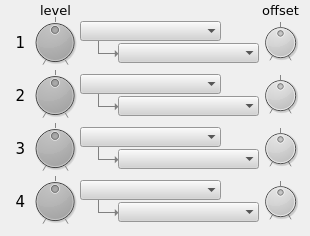
    <widget class="QWidget" name="mod_A">
     <attribute name="title">
      <string>modA</string>
     </attribute>
     <widget class="QDial" name="mod_1_level">
      <property name="geometry">
       <rect>
        <x>30</x>
        <y>17</y>
        <width>50</width>
        <height>51</height>
       </rect>
      </property>
      <property name="styleSheet">
       <string notr="true">background-color:darkgrey</string>
      </property>
      <property name="minimum">
       <number>-1000</number>
      </property>
      <property name="maximum">
       <number>1000</number>
      </property>
      <property name="notchTarget">
       <double>500.000000000000000</double>
      </property>
      <property name="notchesVisible">
       <bool>true</bool>
      </property>
     </widget>
     <widget class="QDial" name="mod_1_offset">
      <property name="geometry">
       <rect>
        <x>260</x>
        <y>17</y>
        <width>41</width>
        <height>51</height>
       </rect>
      </property>
      <property name="styleSheet">
       <string notr="true">background-color:lightgrey</string>
      </property>
      <property name="minimum">
       <number>-1000</number>
      </property>
      <property name="maximum">
       <number>1000</number>
      </property>
      <property name="notchTarget">
       <double>500.000000000000000</double>
      </property>
      <property name="notchesVisible">
       <bool>true</bool>
      </property>
     </widget>
     <widget class="QLabel" name="label_mod_1">
      <property name="geometry">
       <rect>
        <x>10</x>
        <y>27</y>
        <width>21</width>
        <height>31</height>
       </rect>
      </property>
      <property name="font">
       <font>
        <family>DejaVu Sans</family>
        <pointsize>11</pointsize>
        <weight>50</weight>
        <bold>false</bold>
       </font>
      </property>
      <property name="styleSheet">
       <string notr="true"/>
      </property>
      <property name="text">
       <string>1</string>
      </property>
      <property name="alignment">
       <set>Qt::AlignCenter</set>
      </property>
     </widget>
     <widget class="QComboBox" name="mod_1_source">
      <property name="geometry">
       <rect>
        <x>80</x>
        <y>21</y>
        <width>141</width>
        <height>20</height>
       </rect>
      </property>
      <property name="font">
       <font>
        <family>DejaVu Sans Mono</family>
        <pointsize>8</pointsize>
       </font>
      </property>
      <property name="acceptDrops">
       <bool>false</bool>
      </property>
      <property name="toolTip">
       <string>&lt;html&gt;&lt;head/&gt;&lt;body&gt;&lt;p&gt;sync route&lt;/p&gt;&lt;/body&gt;&lt;/html&gt;</string>
      </property>
      <property name="styleSheet">
       <string notr="true">background-color:lightgrey</string>
      </property>
      <property name="iconSize">
       <size>
        <width>8</width>
        <height>16</height>
       </size>
      </property>
      <property name="duplicatesEnabled">
       <bool>false</bool>
      </property>
      <property name="frame">
       <bool>false</bool>
      </property>
     </widget>
     <widget class="QComboBox" name="mod_1_dest">
      <property name="geometry">
       <rect>
        <x>118</x>
        <y>43</y>
        <width>141</width>
        <height>20</height>
       </rect>
      </property>
      <property name="font">
       <font>
        <family>DejaVu Sans Mono</family>
        <pointsize>8</pointsize>
       </font>
      </property>
      <property name="acceptDrops">
       <bool>false</bool>
      </property>
      <property name="toolTip">
       <string>&lt;html&gt;&lt;head/&gt;&lt;body&gt;&lt;p&gt;sync route&lt;/p&gt;&lt;/body&gt;&lt;/html&gt;</string>
      </property>
      <property name="styleSheet">
       <string notr="true">background-color:lightgrey</string>
      </property>
      <property name="iconSize">
       <size>
        <width>8</width>
        <height>16</height>
       </size>
      </property>
      <property name="duplicatesEnabled">
       <bool>false</bool>
      </property>
      <property name="frame">
       <bool>false</bool>
      </property>
     </widget>
     <widget class="Line" name="line_2">
      <property name="geometry">
       <rect>
        <x>90</x>
        <y>33</y>
        <width>16</width>
        <height>21</height>
       </rect>
      </property>
      <property name="styleSheet">
       <string notr="true">color:grey</string>
      </property>
      <property name="frameShadow">
       <enum>QFrame::Plain</enum>
      </property>
      <property name="orientation">
       <enum>Qt::Vertical</enum>
      </property>
     </widget>
     <widget class="Line" name="line_8">
      <property name="geometry">
       <rect>
        <x>99</x>
        <y>43</y>
        <width>21</width>
        <height>20</height>
       </rect>
      </property>
      <property name="styleSheet">
       <string notr="true">color:grey</string>
      </property>
      <property name="frameShadow">
       <enum>QFrame::Plain</enum>
      </property>
      <property name="orientation">
       <enum>Qt::Horizontal</enum>
      </property>
     </widget>
     <widget class="QLabel" name="label_modA_level">
      <property name="geometry">
       <rect>
        <x>30</x>
        <y>0</y>
        <width>51</width>
        <height>21</height>
       </rect>
      </property>
      <property name="font">
       <font>
        <family>DejaVu Sans</family>
        <pointsize>10</pointsize>
        <weight>50</weight>
        <bold>false</bold>
       </font>
      </property>
      <property name="styleSheet">
       <string notr="true"/>
      </property>
      <property name="text">
       <string>level</string>
      </property>
      <property name="alignment">
       <set>Qt::AlignCenter</set>
      </property>
     </widget>
     <widget class="QLabel" name="label_modA_offset">
      <property name="geometry">
       <rect>
        <x>260</x>
        <y>0</y>
        <width>41</width>
        <height>21</height>
       </rect>
      </property>
      <property name="font">
       <font>
        <family>DejaVu Sans</family>
        <pointsize>10</pointsize>
        <weight>50</weight>
        <bold>false</bold>
       </font>
      </property>
      <property name="styleSheet">
       <string notr="true"/>
      </property>
      <property name="text">
       <string>offset</string>
      </property>
      <property name="alignment">
       <set>Qt::AlignCenter</set>
      </property>
     </widget>
     <widget class="QLabel" name="label_mod_2">
      <property name="geometry">
       <rect>
        <x>10</x>
        <y>80</y>
        <width>21</width>
        <height>31</height>
       </rect>
      </property>
      <property name="font">
       <font>
        <family>DejaVu Sans</family>
        <pointsize>11</pointsize>
        <weight>50</weight>
        <bold>false</bold>
       </font>
      </property>
      <property name="styleSheet">
       <string notr="true"/>
      </property>
      <property name="text">
       <string>2</string>
      </property>
      <property name="alignment">
       <set>Qt::AlignCenter</set>
      </property>
     </widget>
     <widget class="Line" name="line_9">
      <property name="geometry">
       <rect>
        <x>99</x>
        <y>96</y>
        <width>21</width>
        <height>20</height>
       </rect>
      </property>
      <property name="styleSheet">
       <string notr="true">color:grey</string>
      </property>
      <property name="frameShadow">
       <enum>QFrame::Plain</enum>
      </property>
      <property name="orientation">
       <enum>Qt::Horizontal</enum>
      </property>
     </widget>
     <widget class="Line" name="line_16">
      <property name="geometry">
       <rect>
        <x>90</x>
        <y>86</y>
        <width>16</width>
        <height>21</height>
       </rect>
      </property>
      <property name="styleSheet">
       <string notr="true">color:grey</string>
      </property>
      <property name="frameShadow">
       <enum>QFrame::Plain</enum>
      </property>
      <property name="orientation">
       <enum>Qt::Vertical</enum>
      </property>
     </widget>
     <widget class="QComboBox" name="mod_2_dest">
      <property name="geometry">
       <rect>
        <x>118</x>
        <y>96</y>
        <width>141</width>
        <height>20</height>
       </rect>
      </property>
      <property name="font">
       <font>
        <family>DejaVu Sans Mono</family>
        <pointsize>8</pointsize>
       </font>
      </property>
      <property name="acceptDrops">
       <bool>false</bool>
      </property>
      <property name="toolTip">
       <string>&lt;html&gt;&lt;head/&gt;&lt;body&gt;&lt;p&gt;sync route&lt;/p&gt;&lt;/body&gt;&lt;/html&gt;</string>
      </property>
      <property name="styleSheet">
       <string notr="true">background-color:lightgrey</string>
      </property>
      <property name="iconSize">
       <size>
        <width>8</width>
        <height>16</height>
       </size>
      </property>
      <property name="duplicatesEnabled">
       <bool>false</bool>
      </property>
      <property name="frame">
       <bool>false</bool>
      </property>
     </widget>
     <widget class="QComboBox" name="mod_2_source">
      <property name="geometry">
       <rect>
        <x>80</x>
        <y>74</y>
        <width>141</width>
        <height>20</height>
       </rect>
      </property>
      <property name="font">
       <font>
        <family>DejaVu Sans Mono</family>
        <pointsize>8</pointsize>
       </font>
      </property>
      <property name="acceptDrops">
       <bool>false</bool>
      </property>
      <property name="toolTip">
       <string>&lt;html&gt;&lt;head/&gt;&lt;body&gt;&lt;p&gt;sync route&lt;/p&gt;&lt;/body&gt;&lt;/html&gt;</string>
      </property>
      <property name="styleSheet">
       <string notr="true">background-color:lightgrey</string>
      </property>
      <property name="iconSize">
       <size>
        <width>8</width>
        <height>16</height>
       </size>
      </property>
      <property name="duplicatesEnabled">
       <bool>false</bool>
      </property>
      <property name="frame">
       <bool>false</bool>
      </property>
     </widget>
     <widget class="QDial" name="mod_2_level">
      <property name="geometry">
       <rect>
        <x>30</x>
        <y>70</y>
        <width>50</width>
        <height>51</height>
       </rect>
      </property>
      <property name="styleSheet">
       <string notr="true">background-color:darkgrey</string>
      </property>
      <property name="minimum">
       <number>-1000</number>
      </property>
      <property name="maximum">
       <number>1000</number>
      </property>
      <property name="notchTarget">
       <double>500.000000000000000</double>
      </property>
      <property name="notchesVisible">
       <bool>true</bool>
      </property>
     </widget>
     <widget class="QDial" name="mod_2_offset">
      <property name="geometry">
       <rect>
        <x>260</x>
        <y>70</y>
        <width>41</width>
        <height>51</height>
       </rect>
      </property>
      <property name="styleSheet">
       <string notr="true">background-color:lightgrey</string>
      </property>
      <property name="minimum">
       <number>-1000</number>
      </property>
      <property name="maximum">
       <number>1000</number>
      </property>
      <property name="notchTarget">
       <double>500.000000000000000</double>
      </property>
      <property name="notchesVisible">
       <bool>true</bool>
      </property>
     </widget>
     <widget class="QLabel" name="label_mod_3">
      <property name="geometry">
       <rect>
        <x>10</x>
        <y>133</y>
        <width>21</width>
        <height>31</height>
       </rect>
      </property>
      <property name="font">
       <font>
        <family>DejaVu Sans</family>
        <pointsize>11</pointsize>
        <weight>50</weight>
        <bold>false</bold>
       </font>
      </property>
      <property name="styleSheet">
       <string notr="true"/>
      </property>
      <property name="text">
       <string>3</string>
      </property>
      <property name="alignment">
       <set>Qt::AlignCenter</set>
      </property>
     </widget>
     <widget class="Line" name="line_17">
      <property name="geometry">
       <rect>
        <x>99</x>
        <y>149</y>
        <width>21</width>
        <height>20</height>
       </rect>
      </property>
      <property name="styleSheet">
       <string notr="true">color:grey</string>
      </property>
      <property name="frameShadow">
       <enum>QFrame::Plain</enum>
      </property>
      <property name="orientation">
       <enum>Qt::Horizontal</enum>
      </property>
     </widget>
     <widget class="Line" name="line_18">
      <property name="geometry">
       <rect>
        <x>90</x>
        <y>139</y>
        <width>16</width>
        <height>21</height>
       </rect>
      </property>
      <property name="styleSheet">
       <string notr="true">color:grey</string>
      </property>
      <property name="frameShadow">
       <enum>QFrame::Plain</enum>
      </property>
      <property name="orientation">
       <enum>Qt::Vertical</enum>
      </property>
     </widget>
     <widget class="QComboBox" name="mod_3_dest">
      <property name="geometry">
       <rect>
        <x>118</x>
        <y>149</y>
        <width>141</width>
        <height>20</height>
       </rect>
      </property>
      <property name="font">
       <font>
        <family>DejaVu Sans Mono</family>
        <pointsize>8</pointsize>
       </font>
      </property>
      <property name="acceptDrops">
       <bool>false</bool>
      </property>
      <property name="toolTip">
       <string>&lt;html&gt;&lt;head/&gt;&lt;body&gt;&lt;p&gt;sync route&lt;/p&gt;&lt;/body&gt;&lt;/html&gt;</string>
      </property>
      <property name="styleSheet">
       <string notr="true">background-color:lightgrey</string>
      </property>
      <property name="iconSize">
       <size>
        <width>8</width>
        <height>16</height>
       </size>
      </property>
      <property name="duplicatesEnabled">
       <bool>false</bool>
      </property>
      <property name="frame">
       <bool>false</bool>
      </property>
     </widget>
     <widget class="QComboBox" name="mod_3_source">
      <property name="geometry">
       <rect>
        <x>80</x>
        <y>127</y>
        <width>141</width>
        <height>20</height>
       </rect>
      </property>
      <property name="font">
       <font>
        <family>DejaVu Sans Mono</family>
        <pointsize>8</pointsize>
       </font>
      </property>
      <property name="acceptDrops">
       <bool>false</bool>
      </property>
      <property name="toolTip">
       <string>&lt;html&gt;&lt;head/&gt;&lt;body&gt;&lt;p&gt;sync route&lt;/p&gt;&lt;/body&gt;&lt;/html&gt;</string>
      </property>
      <property name="styleSheet">
       <string notr="true">background-color:lightgrey</string>
      </property>
      <property name="iconSize">
       <size>
        <width>8</width>
        <height>16</height>
       </size>
      </property>
      <property name="duplicatesEnabled">
       <bool>false</bool>
      </property>
      <property name="frame">
       <bool>false</bool>
      </property>
     </widget>
     <widget class="QDial" name="mod_3_level">
      <property name="geometry">
       <rect>
        <x>30</x>
        <y>123</y>
        <width>50</width>
        <height>51</height>
       </rect>
      </property>
      <property name="styleSheet">
       <string notr="true">background-color:darkgrey</string>
      </property>
      <property name="minimum">
       <number>-1000</number>
      </property>
      <property name="maximum">
       <number>1000</number>
      </property>
      <property name="notchTarget">
       <double>500.000000000000000</double>
      </property>
      <property name="notchesVisible">
       <bool>true</bool>
      </property>
     </widget>
     <widget class="QDial" name="mod_3_offset">
      <property name="geometry">
       <rect>
        <x>260</x>
        <y>123</y>
        <width>41</width>
        <height>51</height>
       </rect>
      </property>
      <property name="styleSheet">
       <string notr="true">background-color:lightgrey</string>
      </property>
      <property name="minimum">
       <number>-1000</number>
      </property>
      <property name="maximum">
       <number>1000</number>
      </property>
      <property name="notchTarget">
       <double>500.000000000000000</double>
      </property>
      <property name="notchesVisible">
       <bool>true</bool>
      </property>
     </widget>
     <widget class="QDial" name="mod_4_offset">
      <property name="geometry">
       <rect>
        <x>260</x>
        <y>176</y>
        <width>41</width>
        <height>51</height>
       </rect>
      </property>
      <property name="styleSheet">
       <string notr="true">background-color:lightgrey</string>
      </property>
      <property name="minimum">
       <number>-1000</number>
      </property>
      <property name="maximum">
       <number>1000</number>
      </property>
      <property name="notchTarget">
       <double>500.000000000000000</double>
      </property>
      <property name="notchesVisible">
       <bool>true</bool>
      </property>
     </widget>
     <widget class="Line" name="line_19">
      <property name="geometry">
       <rect>
        <x>90</x>
        <y>192</y>
        <width>16</width>
        <height>21</height>
       </rect>
      </property>
      <property name="styleSheet">
       <string notr="true">color:grey</string>
      </property>
      <property name="frameShadow">
       <enum>QFrame::Plain</enum>
      </property>
      <property name="orientation">
       <enum>Qt::Vertical</enum>
      </property>
     </widget>
     <widget class="QComboBox" name="mod_4_dest">
      <property name="geometry">
       <rect>
        <x>118</x>
        <y>202</y>
        <width>141</width>
        <height>20</height>
       </rect>
      </property>
      <property name="font">
       <font>
        <family>DejaVu Sans Mono</family>
        <pointsize>8</pointsize>
       </font>
      </property>
      <property name="acceptDrops">
       <bool>false</bool>
      </property>
      <property name="toolTip">
       <string>&lt;html&gt;&lt;head/&gt;&lt;body&gt;&lt;p&gt;sync route&lt;/p&gt;&lt;/body&gt;&lt;/html&gt;</string>
      </property>
      <property name="styleSheet">
       <string notr="true">background-color:lightgrey</string>
      </property>
      <property name="iconSize">
       <size>
        <width>8</width>
        <height>16</height>
       </size>
      </property>
      <property name="duplicatesEnabled">
       <bool>false</bool>
      </property>
      <property name="frame">
       <bool>false</bool>
      </property>
     </widget>
     <widget class="QLabel" name="label_mod_4">
      <property name="geometry">
       <rect>
        <x>10</x>
        <y>186</y>
        <width>21</width>
        <height>31</height>
       </rect>
      </property>
      <property name="font">
       <font>
        <family>DejaVu Sans</family>
        <pointsize>11</pointsize>
        <weight>50</weight>
        <bold>false</bold>
       </font>
      </property>
      <property name="styleSheet">
       <string notr="true"/>
      </property>
      <property name="text">
       <string>4</string>
      </property>
      <property name="alignment">
       <set>Qt::AlignCenter</set>
      </property>
     </widget>
     <widget class="Line" name="line_20">
      <property name="geometry">
       <rect>
        <x>99</x>
        <y>202</y>
        <width>21</width>
        <height>20</height>
       </rect>
      </property>
      <property name="styleSheet">
       <string notr="true">color:grey</string>
      </property>
      <property name="frameShadow">
       <enum>QFrame::Plain</enum>
      </property>
      <property name="orientation">
       <enum>Qt::Horizontal</enum>
      </property>
     </widget>
     <widget class="QDial" name="mod_4_level">
      <property name="geometry">
       <rect>
        <x>30</x>
        <y>176</y>
        <width>50</width>
        <height>51</height>
       </rect>
      </property>
      <property name="styleSheet">
       <string notr="true">background-color:darkgrey</string>
      </property>
      <property name="minimum">
       <number>-1000</number>
      </property>
      <property name="maximum">
       <number>1000</number>
      </property>
      <property name="notchTarget">
       <double>500.000000000000000</double>
      </property>
      <property name="notchesVisible">
       <bool>true</bool>
      </property>
     </widget>
     <widget class="QComboBox" name="mod_4_source">
      <property name="geometry">
       <rect>
        <x>80</x>
        <y>180</y>
        <width>141</width>
        <height>20</height>
       </rect>
      </property>
      <property name="font">
       <font>
        <family>DejaVu Sans Mono</family>
        <pointsize>8</pointsize>
       </font>
      </property>
      <property name="acceptDrops">
       <bool>false</bool>
      </property>
      <property name="toolTip">
       <string>&lt;html&gt;&lt;head/&gt;&lt;body&gt;&lt;p&gt;sync route&lt;/p&gt;&lt;/body&gt;&lt;/html&gt;</string>
      </property>
      <property name="styleSheet">
       <string notr="true">background-color:lightgrey</string>
      </property>
      <property name="iconSize">
       <size>
        <width>8</width>
        <height>16</height>
       </size>
      </property>
      <property name="duplicatesEnabled">
       <bool>false</bool>
      </property>
      <property name="frame">
       <bool>false</bool>
      </property>
     </widget>
     <widget class="QLabel" name="label">
      <property name="geometry">
       <rect>
        <x>105</x>
        <y>45</y>
        <width>16</width>
        <height>17</height>
       </rect>
      </property>
      <property name="font">
       <font>
        <family>DejaVu Sans</family>
        <pointsize>13</pointsize>
       </font>
      </property>
      <property name="autoFillBackground">
       <bool>false</bool>
      </property>
      <property name="styleSheet">
       <string notr="true">background:transparent; color:grey</string>
      </property>
      <property name="text">
       <string>➝</string>
      </property>
     </widget>
     <widget class="QLabel" name="label_2">
      <property name="geometry">
       <rect>
        <x>105</x>
        <y>98</y>
        <width>16</width>
        <height>17</height>
       </rect>
      </property>
      <property name="font">
       <font>
        <family>DejaVu Sans</family>
        <pointsize>13</pointsize>
       </font>
      </property>
      <property name="autoFillBackground">
       <bool>false</bool>
      </property>
      <property name="styleSheet">
       <string notr="true">background:transparent; color:grey</string>
      </property>
      <property name="text">
       <string>➝</string>
      </property>
     </widget>
     <widget class="QLabel" name="label_3">
      <property name="geometry">
       <rect>
        <x>105</x>
        <y>151</y>
        <width>16</width>
        <height>17</height>
       </rect>
      </property>
      <property name="font">
       <font>
        <family>DejaVu Sans</family>
        <pointsize>13</pointsize>
       </font>
      </property>
      <property name="autoFillBackground">
       <bool>false</bool>
      </property>
      <property name="styleSheet">
       <string notr="true">background:transparent; color:grey</string>
      </property>
      <property name="text">
       <string>➝</string>
      </property>
     </widget>
     <widget class="QLabel" name="label_4">
      <property name="geometry">
       <rect>
        <x>105</x>
        <y>204</y>
        <width>16</width>
        <height>17</height>
       </rect>
      </property>
      <property name="font">
       <font>
        <family>DejaVu Sans</family>
        <pointsize>13</pointsize>
       </font>
      </property>
      <property name="autoFillBackground">
       <bool>false</bool>
      </property>
      <property name="styleSheet">
       <string notr="true">background:transparent; color:grey</string>
      </property>
      <property name="text">
       <string>➝</string>
      </property>
     </widget>
     <zorder>line_16</zorder>
     <zorder>line_18</zorder>
     <zorder>line_2</zorder>
     <zorder>line_8</zorder>
     <zorder>label_modA_offset</zorder>
     <zorder>label_modA_level</zorder>
     <zorder>mod_1_level</zorder>
     <zorder>mod_1_offset</zorder>
     <zorder>label_mod_1</zorder>
     <zorder>mod_1_source</zorder>
     <zorder>label_mod_2</zorder>
     <zorder>line_9</zorder>
     <zorder>mod_2_source</zorder>
     <zorder>mod_2_level</zorder>
     <zorder>mod_2_offset</zorder>
     <zorder>label_mod_3</zorder>
     <zorder>line_17</zorder>
     <zorder>mod_3_source</zorder>
     <zorder>mod_3_level</zorder>
     <zorder>mod_3_offset</zorder>
     <zorder>mod_4_offset</zorder>
     <zorder>line_19</zorder>
     <zorder>label_mod_4</zorder>
     <zorder>line_20</zorder>
     <zorder>mod_4_level</zorder>
     <zorder>mod_4_source</zorder>
     <zorder>label</zorder>
     <zorder>mod_1_dest</zorder>
     <zorder>label_2</zorder>
     <zorder>label_3</zorder>
     <zorder>label_4</zorder>
     <zorder>mod_2_dest</zorder>
     <zorder>mod_3_dest</zorder>
     <zorder>mod_4_dest</zorder>
    </widget>
